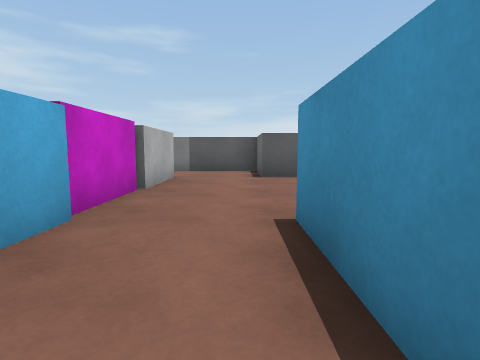
View 1 (above)

17 first-person views from a walk through a scene from a Unity 3-D project. The camera is 0.31 m above the floor, tilts 6° down and sees 80° across. The floor is counted in squares, 0.5 m on a side. Each view is taken from the middle of a square. On the plan, view 1 faces up. The plan holds only what a view shows up to about 9 squares ahead; the rest is blank. Some animated figures are left out.

View 2
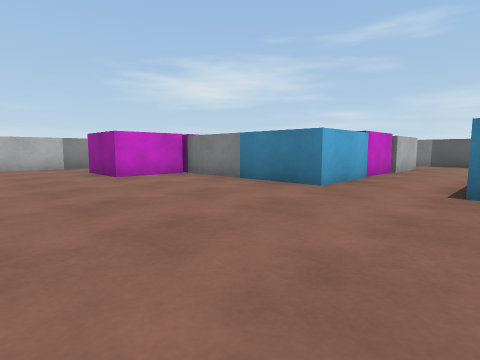

View 3
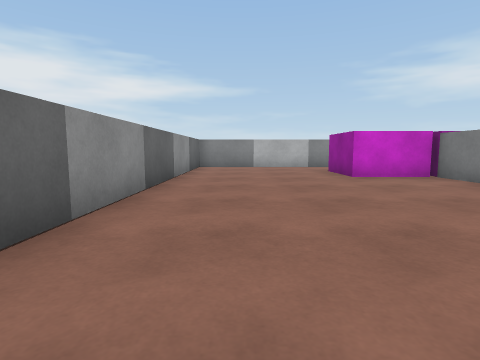

View 4
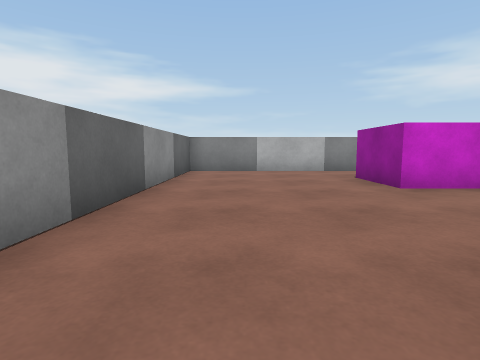

View 5
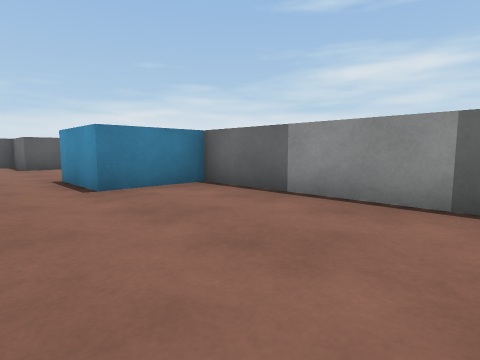

View 6
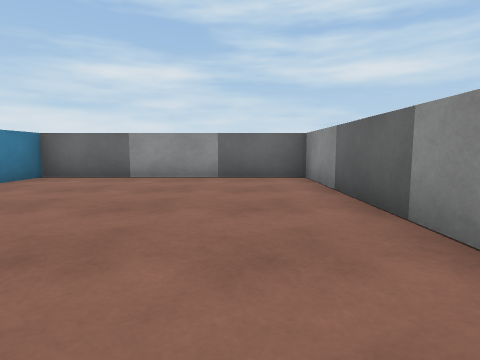

View 7
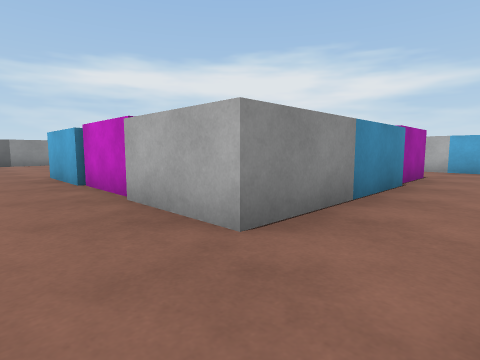

View 8
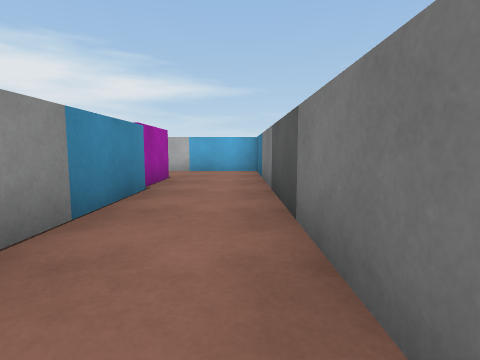

View 9
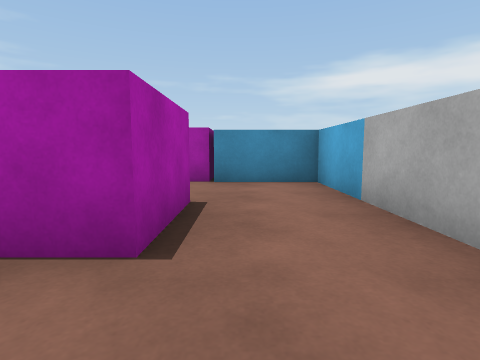

View 10
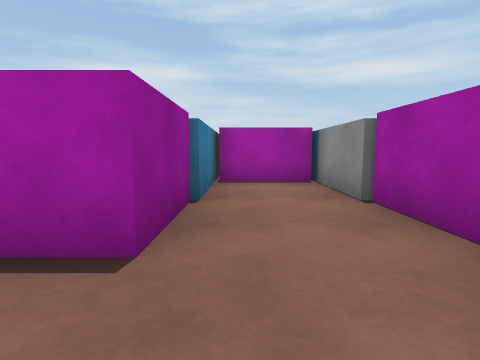

View 11
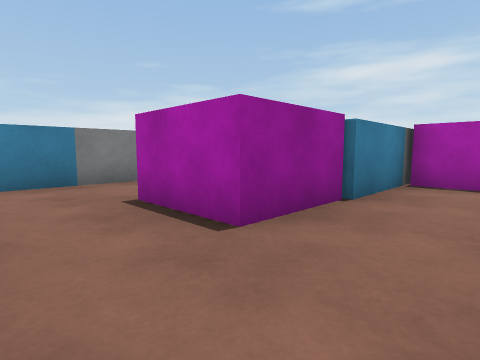

View 12
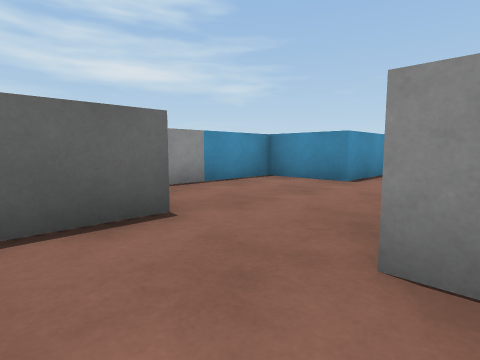

View 13
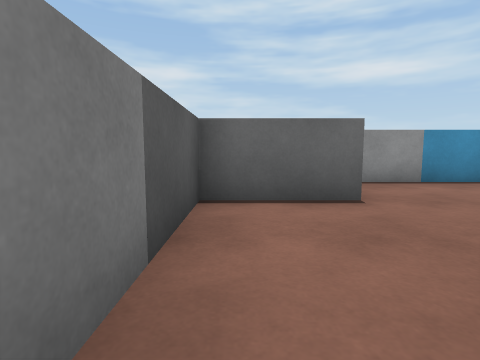

View 14
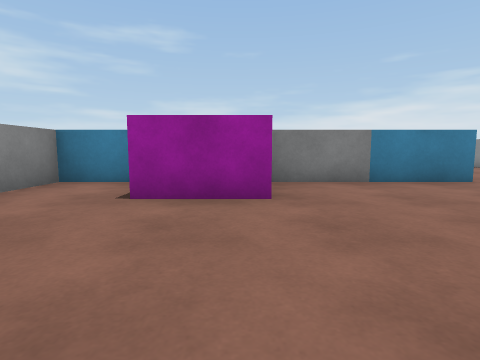

View 15
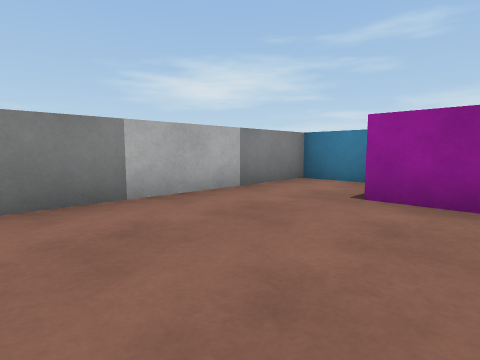

View 16
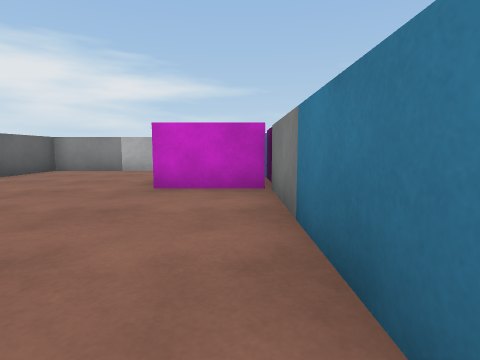

View 17
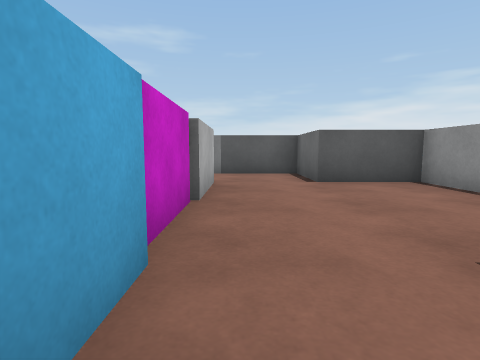

### Floor plan
Points are (right, up) in squares from view 1. A wall is a line through its corners. A room is listed if a view was taken in it or the views show most of it. See-through windows are left out.
Room 1 (views 1, 2, 3, 4, 5, 6, 14, 15, 16)
walls: (-1.5, 0.5) (-5.5, 0.5); (-8.1, 0.5) (-9.5, 0.5) (-9.5, -5.5) (2.5, -5.5) (2.5, 0.5) (0.5, 0.5)
ways out: opening at (-0.5, 1.5) to room 2
objects: block (-7, -1) to (-6, 0)
Room 2 (views 7, 8, 9, 10, 11, 12, 13, 17)
walls: (-5.5, 6.5) (-1.5, 6.5); (-5.5, 2.5) (-1.5, 2.5) (-1.5, 0.5); (-1.5, 4.5) (-5.5, 4.5); (0.5, 6.5) (0.5, 8.5) (-9.5, 8.5) (-9.5, 2.5) (-7.5, 2.5); (0.5, 0.5) (0.5, 2.5)
ways out: opening at (-0.5, 1.5) to room 1; opening at (-1, 5.2) to room 3
objects: block (-7, 1) to (-6, 2); block (-7, 5) to (-6, 6); block (-3, 3) to (-2, 4)
Room 3 (no view inside)
walls: (0.5, 2.5) (2.5, 2.5) (2.5, 6.5) (0.5, 6.5); (-1.5, 6.5) (-1.5, 4.5)
ways out: opening at (-1, 5.2) to room 2

Positions as (right, up) in squares from view 1, and headings:
1: (0, 0), facing up
2: (1, -4), facing up-left
3: (1, -4), facing left
4: (-1, -4), facing left
5: (-1, -4), facing up-right
6: (-4, -4), facing right
7: (0, 8), facing down-left
8: (-1, 8), facing left
9: (-8, 8), facing down
10: (-9, 4), facing right
11: (-9, 3), facing up-right
12: (-2, 8), facing down-right
13: (-3, 8), facing right
14: (-6, -5), facing up
15: (-6, -5), facing up-left
16: (-1, 0), facing left
17: (-1, 1), facing up
